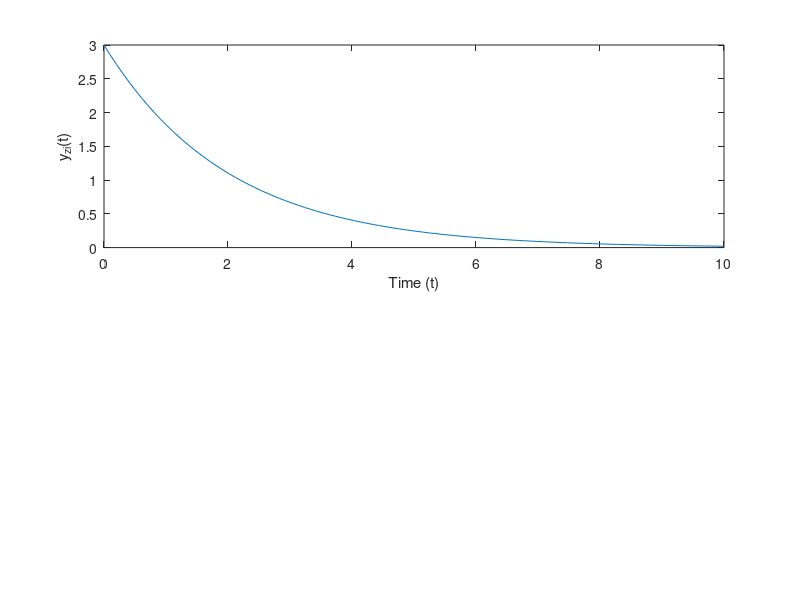

This chart was generated by the following MATLAB code:
t = linspace(0,10);
y = 3*exp(t.*-0.5);

subplot(2,1,1);
title('Zero Input Response of LR Circuit')
plot(t,y);
ylabel('y_z_i(t)');
xlabel('Time (t)');

